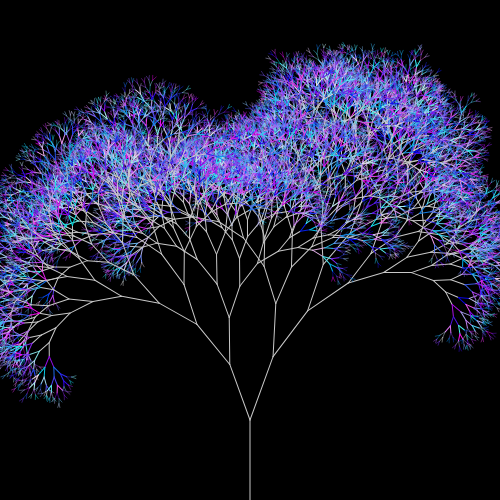
Frame 1 (no input)
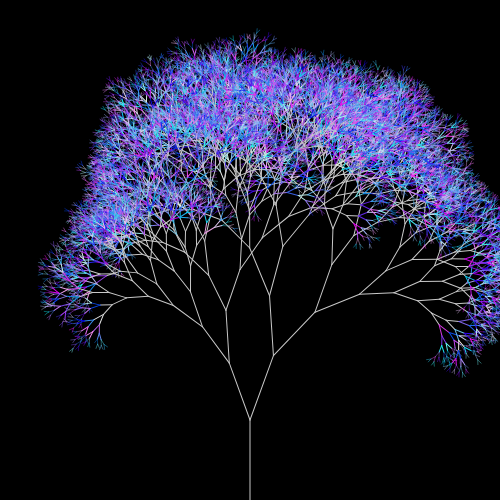
Frame 2 (the mouse pressed at the canvas centre, redrawn once)

The p5.js sketch that drew these frames (run headless with seeded random() and noise() and a simulated clock; the mouse was pressed at the canvas centre and the sketch redrawn once):

// p5.js sketch
// ── sketch.js
function setup() {
  createCanvas(500, 500);
  noLoop()
}

function draw() {
  background(0);
  stroke(200); // 線の色を黒色に設定
  drawBranch(width / 2, height, 80, 20); // (width/2, height)の位置から始めて、長さ100の線を描画
}

function drawBranch(x, y, len, angle) {
  line(x, y, x, y - len); // 線を描画

  // 短くなった線に対して再帰的に描画
  if (len > 5) {
    push(); // 現在の座標系を保存
    console.log(len);

    if (len < 15) {
      stroke(
        random(255 - 1 * len),
        random(255 - 1 * len),
        255 - 2 * len
      );
    }
    if ( len < 8) {
      strokeWeight(0.4)
      }
    translate(x, y - len); // 座標系を移動
    rotate(radians(angle)); // 座標系を回転
    drawBranch(0, 0, len * random(0.7, 0.9), random(15, 25)); // 新しい枝を描画
    rotate(radians(-angle * 2)); // 座標系逆方向に回転
    drawBranch(0, 0, len * random(0.7, 0.9), random(15, 25)); // 新しい枝を描画
    pop(); // 座標系を復元
  }
}
